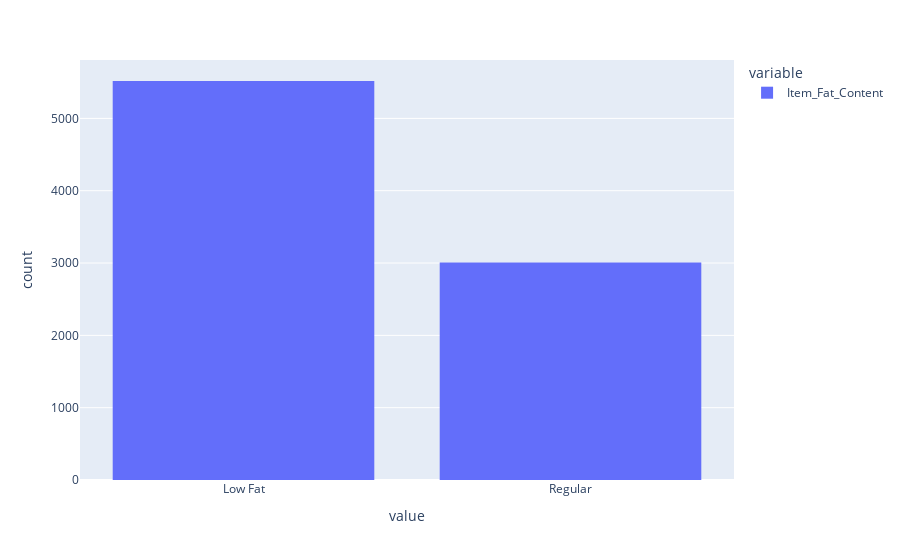

Notebook source saved alongside this figure:
### Code cell
fig = pl.histogram(data['Item_Fat_Content'])
fig.show()

### Figure 1 — Plotly figure (JSON) as saved in the notebook; plotly's stock layout.template omitted (floating-point values rounded to 4 significant figures; data arrays with more than 128 entries replaced by an {"elided": "..."} marker saying what was removed)
{"data": [{"alignmentgroup": "True", "bingroup": "x", "hovertemplate": "variable=Item_Fat_Content<br>value=%{x}<br>count=%{y}<extra></extra>", "legendgroup": "Item_Fat_Content", "marker": {"color": "#636efa", "pattern": {"shape": ""}}, "name": "Item_Fat_Content", "offsetgroup": "Item_Fat_Content", "orientation": "v", "showlegend": true, "type": "histogram", "x": {"elided": "8523 str values"}, "xaxis": "x", "yaxis": "y"}], "layout": {"barmode": "relative", "legend": {"title": {"text": "variable"}, "tracegroupgap": 0}, "margin": {"t": 60}, "xaxis": {"anchor": "y", "domain": [0, 1], "title": {"text": "value"}}, "yaxis": {"anchor": "x", "domain": [0, 1], "title": {"text": "count"}}}}
